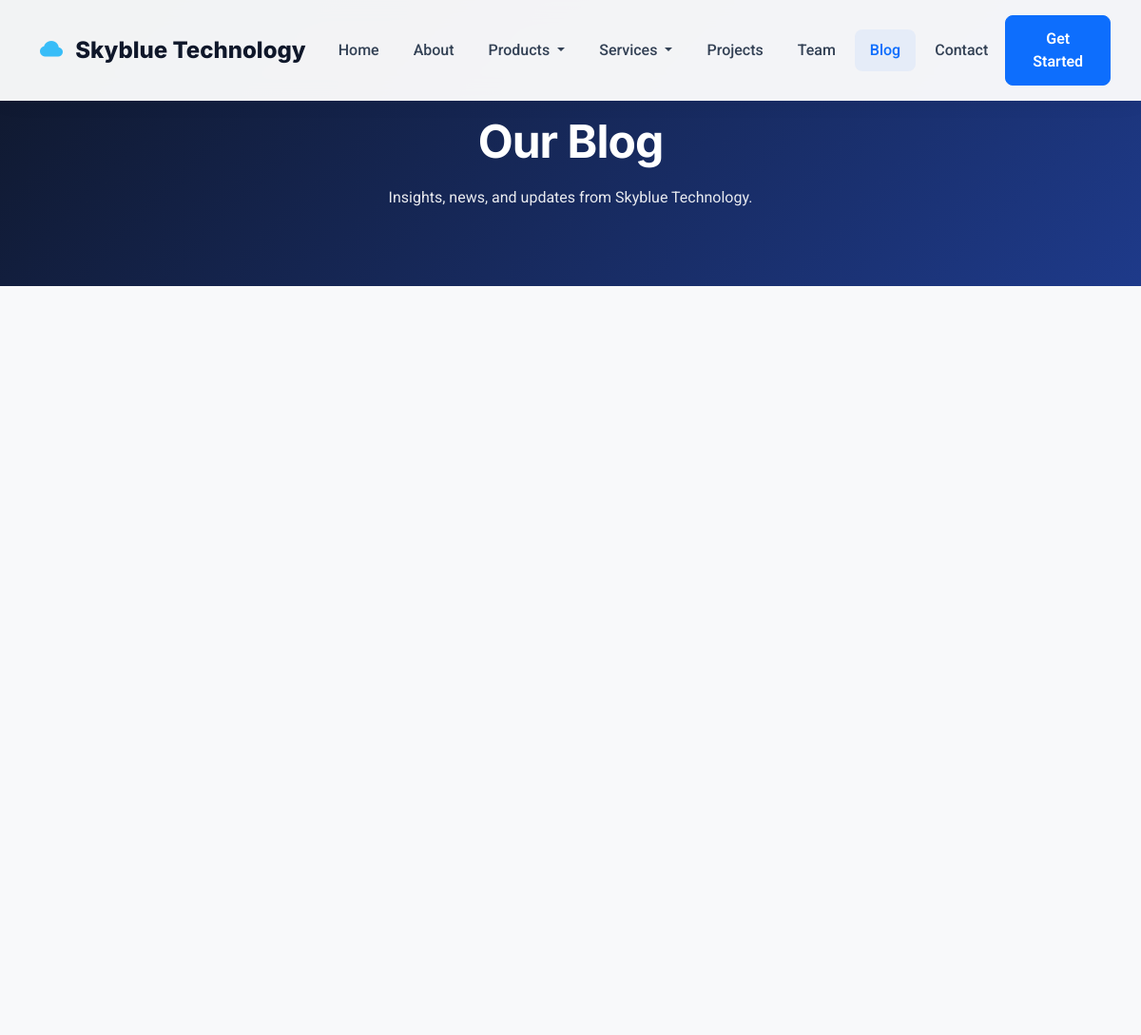
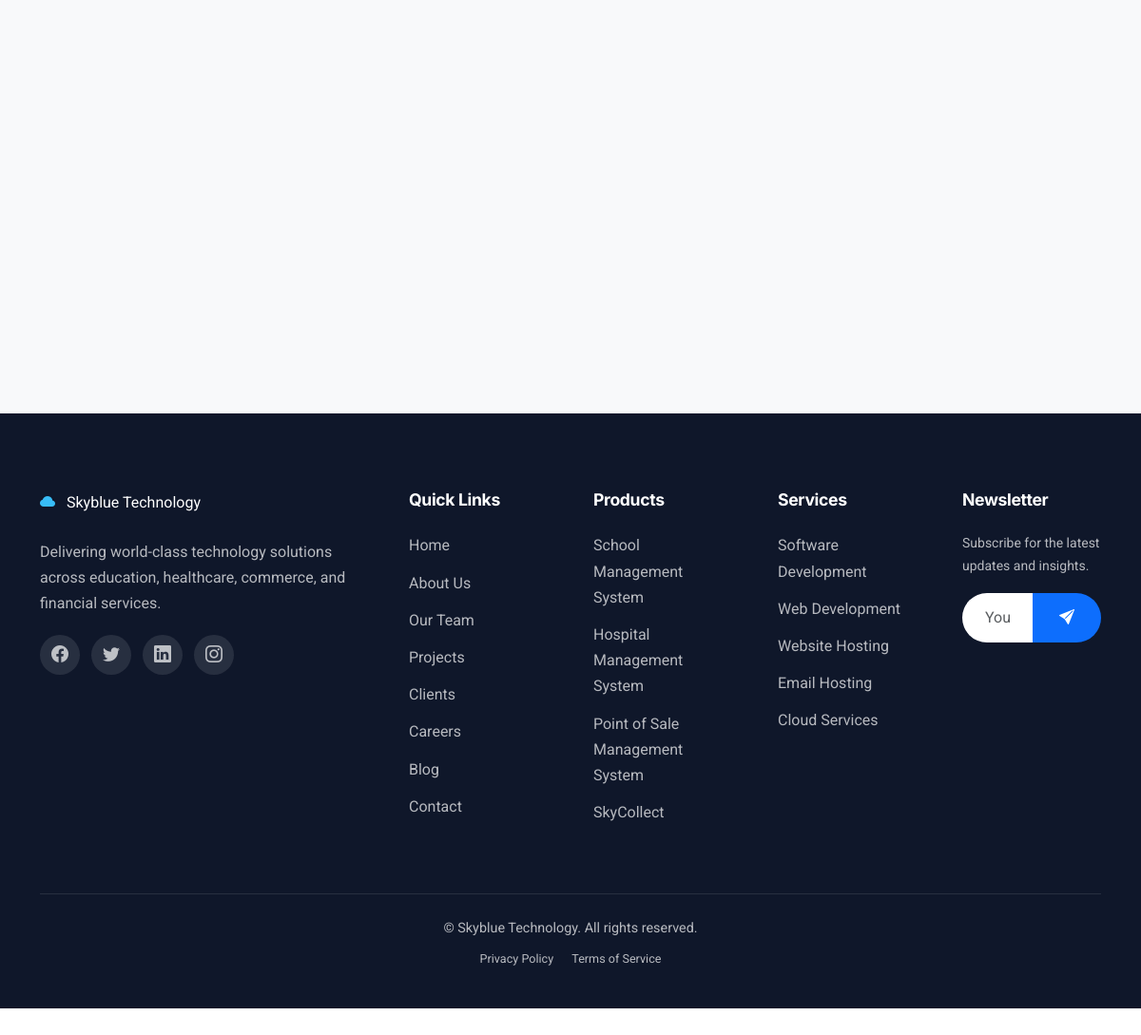
Screenshot of /blog/ with the database file from the repository (2 pictures, top to bottom).
### website/models.py (models this page shows, shortened)
class SingletonModel(models.Model):
    class Meta:
        abstract = True
    @classmethod
    def load(cls):
        obj, created = cls.objects.get_or_create(pk=1)
        return obj

class TimestampModel(models.Model):
    created_at = models.DateTimeField(auto_now_add=True, db_index=True)
    updated_at = models.DateTimeField(auto_now=True)
    class Meta:
        abstract = True

class SiteSettings(SingletonModel, TimestampModel):
    site_name = models.CharField(max_length=100, default='Skyblue Technology')
    tagline = models.CharField(
        max_length=255,
        default='Innovative Technology Solutions for a Smarter Tomorrow'
    )
    logo = models.ImageField(
        upload_to=site_logo_path, blank=True, null=True,
        help_text='Recommended size: 240x80px transparent PNG.'
    )
    favicon = models.ImageField(
        upload_to=site_favicon_path, blank=True, null=True,
        help_text='Recommended size: 32x32px ICO or PNG.'
    )
    footer_text = models.TextField(
        blank=True,
        default='Delivering world-class technology solutions across education, healthcare, commerce, and financial services.'
    )
    copyright_text = models.CharField(
        max_length=255,
        default='© Skyblue Technology. All rights reserved.'
    )
    analytics_id = models.CharField(
        max_length=50, blank=True,
        help_text='Google Analytics 4 Measurement ID (G-XXXXXXXXXX).'
    )
    contact_email = models.EmailField(default='info@skybluetechnology.com')
    contact_phone = models.CharField(max_length=50, default='+234 000 000 0000')
    address = models.TextField(
        default='Skyblue Technology Headquarters, Nigeria'
    )
    working_hours = models.CharField(
        max_length=255, default='Monday - Friday: 9:00 AM - 5:00 PM'
    )
    show_newsletter = models.BooleanField(default=True)
    maintenance_mode = models.BooleanField(default=False)
    class Meta:
        verbose_name = 'Site Setting'
        verbose_name_plural = 'Site Settings'

class OrderedModel(models.Model):
    order = models.PositiveIntegerField(default=0, db_index=True)
    class Meta:
        abstract = True
        ordering = ['order', '-created_at']

class SocialMedia(TimestampModel, OrderedModel):
    PLATFORM_CHOICES = [
        ('facebook', 'Facebook'),
        ('twitter', 'Twitter'),
        ('linkedin', 'LinkedIn'),
        ('instagram', 'Instagram'),
        ('youtube', 'YouTube'),
        ('whatsapp', 'WhatsApp'),
        ('github', 'GitHub'),
    ]
    platform = models.CharField(max_length=20, choices=PLATFORM_CHOICES)
    url = models.URLField()
    icon = models.CharField(
        max_length=50, blank=True,
        help_text='Optional Bootstrap Icons class override.'
    )
    is_active = models.BooleanField(default=True, db_index=True)
    class Meta:
        verbose_name = 'Social Media Link'
        verbose_name_plural = 'Social Media Links'
        ordering = ['order', '-created_at']

class SEOModel(models.Model):
    meta_title = models.CharField(
        max_length=255, blank=True,
        help_text="Override default meta title."
    )
    meta_description = models.TextField(
        blank=True,
        help_text="Override default meta description."
    )
    meta_keywords = models.CharField(
        max_length=500, blank=True,
        help_text="Comma-separated keywords."
    )
    class Meta:
        abstract = True

class SoftDeleteModel(models.Model):
    is_deleted = models.BooleanField(default=False, db_index=True)
    deleted_at = models.DateTimeField(null=True, blank=True)
    class Meta:
        abstract = True

class Product(TimestampModel, SEOModel, SoftDeleteModel):
    title = models.CharField(max_length=150)
    slug = models.SlugField(max_length=150, unique=True, db_index=True)
    short_description = models.TextField(
        help_text='Brief summary shown on listing pages.'
    )
    description = CKEditor5Field(config_name='default')
    image = models.ImageField(
        upload_to=product_image_path, blank=True, null=True
    )
    icon = models.CharField(
        max_length=50, default='bi-box-seam',
        help_text='Bootstrap Icons class.'
    )
    is_featured = models.BooleanField(default=False, db_index=True)
    is_active = models.BooleanField(default=True, db_index=True)
    order = models.PositiveIntegerField(default=0, db_index=True)
    class Meta:
        verbose_name = 'Product'
        verbose_name_plural = 'Products'
        ordering = ['order', '-created_at']
    def get_absolute_url(self):
        return reverse('product_detail', kwargs={'slug': self.slug})

### website/views.py (the view)
# urls.py: path('blog/', views.BlogListView.as_view(), name='blog'),
class BlogListView(ListView):
    model = BlogPost
    template_name = 'website/pages/blog.html'
    context_object_name = 'posts'
    paginate_by = 9
    def get_queryset(self):
        queryset = BlogPost.objects.filter(
            is_published=True, is_deleted=False
        ).select_related('category').prefetch_related('tags')
        search = self.request.GET.get('q')
        if search:
            queryset = queryset.filter(
                Q(title__icontains=search) |
                Q(content__icontains=search) |
                Q(excerpt__icontains=search)
            )
        return queryset
    def get_context_data(self, **kwargs):
        context = super().get_context_data(**kwargs)
        context['categories'] = BlogCategory.objects.all()
        context['featured_posts'] = BlogPost.objects.filter(
            is_published=True, is_deleted=False, is_featured=True
        )[:3]
        context['seo'] = get_seo_context('/blog/')
        return context

### website/templates/website/pages/blog.html (shortened to what this page needs)
{% extends 'website/base.html' %}
{% load website_extras %}
{% block content %}
{% include 'website/partials/page_header.html' with title="Our Blog" subtitle="Insights, news, and updates from Skyblue Technology." %}
<section class="section section-light">
    <div class="container">
        <div class="row g-5">
            <div class="col-lg-8">
                <div class="row g-4">
                    {% for post in posts %}
                    <div class="col-md-6">
                    </div>
                    {% empty %}
                    <div class="col-12 text-center py-5">
                        <i class="bi bi-journal-text fs-1 text-muted"></i>
                        <p class="mt-3 text-muted">No blog posts available.</p>
                    </div>
                    {% endfor %}
                </div>
            </div>
        </div>
    </div>
</section>
{% endblock %}

### website/templates/website/partials/navbar.html (shortened to what this page needs)
{% load website_extras %}
<nav class="navbar navbar-expand-lg navbar-skyblue fixed-top">
    <div class="container">
        <a class="navbar-brand" href="{% url 'home' %}">
            <i class="bi bi-cloud-fill"></i>
            {{ site_settings.site_name }}
        </a>
        <div class="collapse navbar-collapse" id="mainNavbar">
            <ul class="navbar-nav mx-auto mb-2 mb-lg-0">
                <li class="nav-item">
                    <a class="nav-link {% active_class request 'home' %}" href="{% url 'home' %}">Home</a>
                </li>
                <li class="nav-item">
                    <a class="nav-link {% active_class request 'about' %}" href="{% url 'about' %}">About</a>
                </li>
                <li class="nav-item dropdown">
                    <a class="nav-link dropdown-toggle" href="{% url 'products' %}" role="button" data-bs-toggle="dropdown" aria-expanded="false">
                        Products
                    </a>
                </li>
                <li class="nav-item dropdown">
                    <a class="nav-link dropdown-toggle" href="{% url 'services' %}" role="button" data-bs-toggle="dropdown" aria-expanded="false">
                        Services
                    </a>
                </li>
                <li class="nav-item">
                    <a class="nav-link {% active_class request 'projects' %}" href="{% url 'projects' %}">Projects</a>
                </li>
                <li class="nav-item">
                    <a class="nav-link {% active_class request 'team' %}" href="{% url 'team' %}">Team</a>
                </li>
                <li class="nav-item">
                    <a class="nav-link {% active_class request 'blog' %}" href="{% url 'blog' %}">Blog</a>
                </li>
                <li class="nav-item">
                    <a class="nav-link {% active_class request 'contact' %}" href="{% url 'contact' %}">Contact</a>
                </li>
            </ul>
            <a href="{% url 'contact' %}" class="btn btn-primary d-none d-lg-inline-flex">
                Get Started
            </a>
        </div>
    </div>
</nav>

### website/templates/website/partials/footer.html (shortened to what this page needs)
{% load website_extras %}
<footer class="footer-skyblue">
    <div class="container">
        <div class="row g-5">
            <div class="col-lg-4 col-md-6">
                <a class="navbar-brand mb-4 d-inline-block" href="{% url 'home' %}">
                    <i class="bi bi-cloud-fill" style="color:#38bdf8;margin-right:8px;"></i>
                    <span style="color:#fff;">{{ site_settings.site_name }}</span>
                </a>
                <p>{{ site_settings.footer_text }}</p>
                {% if footer_social %}
                <div class="social-links">
                    {% for social in footer_social %}
                    <a href="{{ social.url }}" target="_blank" rel="noopener" aria-label="{{ social.get_platform_display }}">
                        <i class="bi {% if social.icon %}{{ social.icon }}{% else %}bi-{{ social.platform }}{% endif %}"></i>
                    </a>
                    {% endfor %}
                </div>
                {% endif %}
            </div>
            <div class="col-lg-2 col-md-6">
                <h5>Quick Links</h5>
                <a href="{% url 'home' %}">Home</a>
                <a href="{% url 'about' %}">About Us</a>
                <a href="{% url 'team' %}">Our Team</a>
                <a href="{% url 'projects' %}">Projects</a>
                <a href="{% url 'clients' %}">Clients</a>
                <a href="{% url 'careers' %}">Careers</a>
                <a href="{% url 'blog' %}">Blog</a>
                <a href="{% url 'contact' %}">Contact</a>
            </div>
            <div class="col-lg-2 col-md-6">
                <h5>Products</h5>
                {% for product in footer_products %}
                <a href="{{ product.get_absolute_url }}">{{ product.title }}</a>
                {% empty %}
                <a href="{% url 'products' %}">All Products</a>
                {% endfor %}
            </div>
            <div class="col-lg-2 col-md-6">
                <h5>Services</h5>
                {% for service in footer_services %}
                <a href="{{ service.get_absolute_url }}">{{ service.title }}</a>
                {% empty %}
                <a href="{% url 'services' %}">All Services</a>
                {% endfor %}
            </div>
            <div class="col-lg-2 col-md-12">
                <h5>Newsletter</h5>
                <p class="small">Subscribe for the latest updates and insights.</p>
                <form class="newsletter-form newsletter-ajax-form d-flex" action="{% url 'newsletter_subscribe' %}" method="post">
                    <button type="submit" class="btn"></button>
                </form>
            </div>
        </div>
        <div class="footer-bottom">
            <p class="mb-2">{{ site_settings.copyright_text }}</p>
            <div class="small">
                <a href="{% url 'privacy_policy' %}" class="d-inline-block me-3">Privacy Policy</a>
                <a href="{% url 'terms_of_service' %}" class="d-inline-block">Terms of Service</a>
            </div>
        </div>
    </div>
</footer>

### rows the page displays
SiteSettings: site_name "Skyblue Technology", footer_text "Delivering world-class technology solutions across education, healthcare, commerce, and financial services.", copyright_text "© Skyblue Technology. All rights reserved."
Product: title "School Management System"
Product: title "Hospital Management System"
Product: title "Point of Sale Management System"
Product: title "SkyCollect"

### other values shown
{{ title }} "Our Blog"
{{ subtitle }} "Insights, news, and updates from Skyblue Technology."
